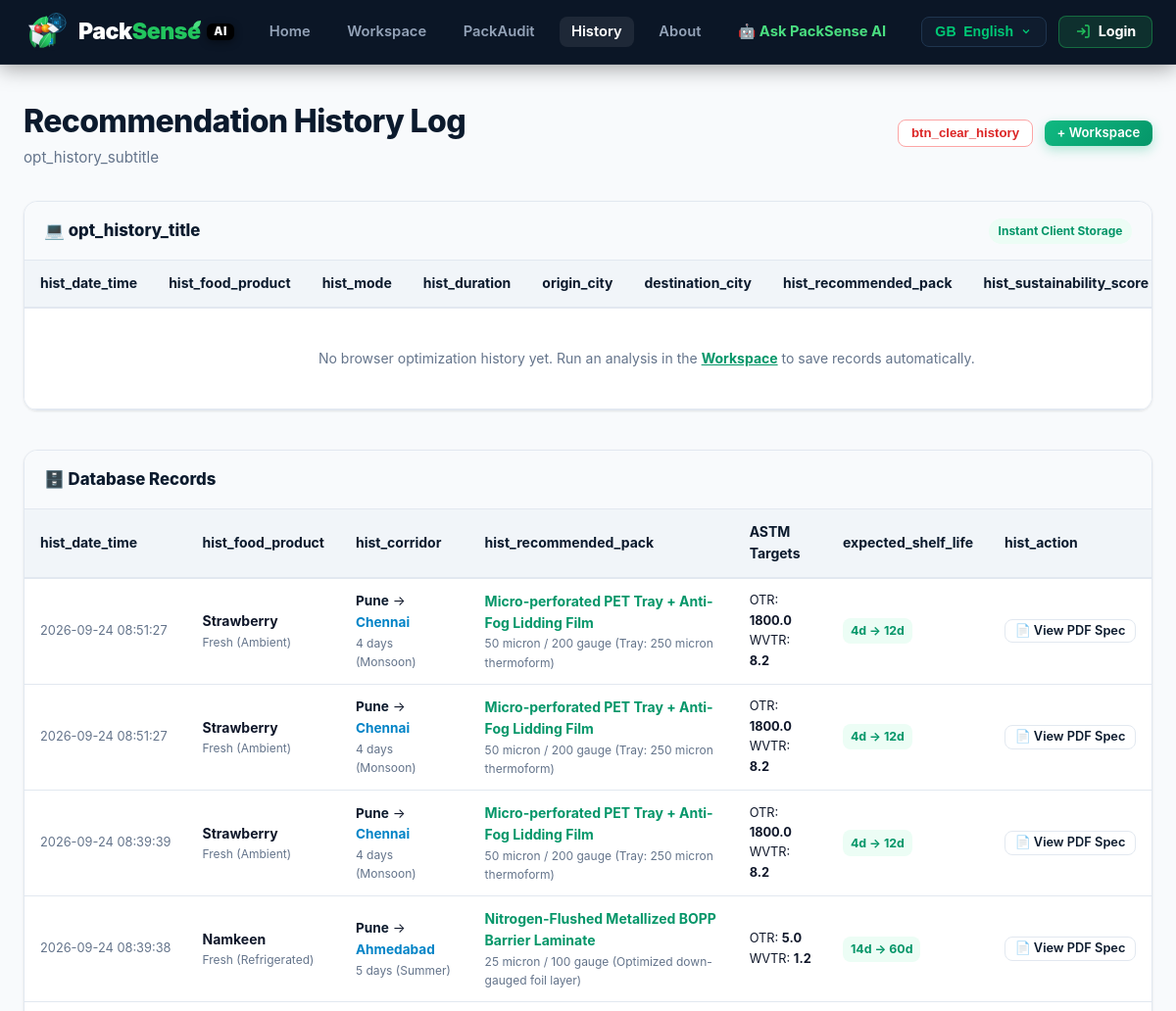
Page /history (upper part) on the earlier database version.
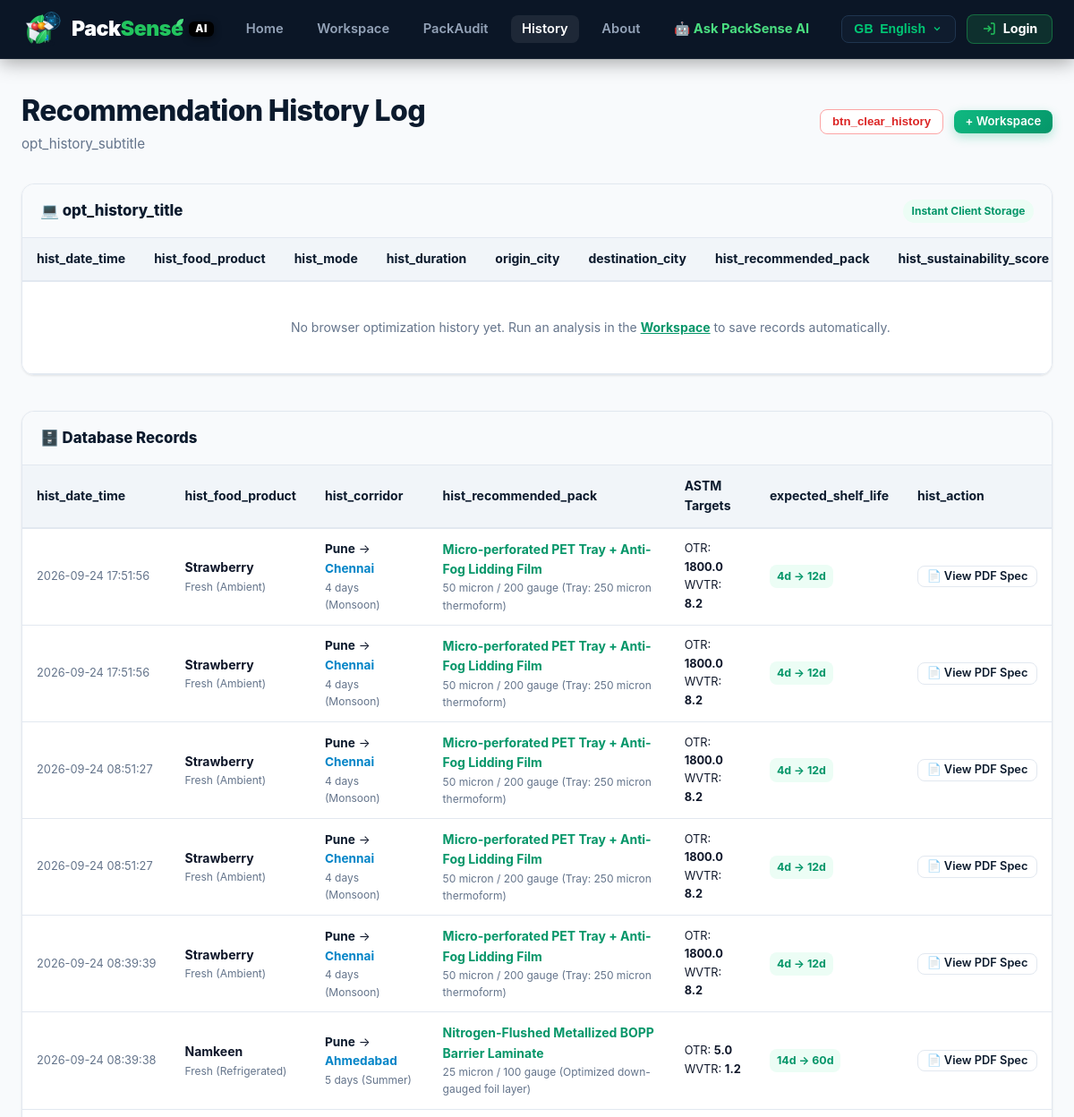
Same page on the later database version.
### tables this page shows
CREATE TABLE recommendations (
    id INTEGER PRIMARY KEY AUTOINCREMENT,
    analysis_id INTEGER NOT NULL UNIQUE,
    primary_material TEXT NOT NULL,
    material_configuration TEXT NOT NULL,
    optimized_gauge TEXT NOT NULL,
    packaging_type TEXT NOT NULL,
    otr_target REAL NOT NULL,
    wvtr_target REAL NOT NULL,
    map_o2 REAL NOT NULL,
    map_co2 REAL NOT NULL,
    map_n2 REAL NOT NULL,
    bio_alternative_1 TEXT,
    bio_alternative_2 TEXT,
    shelf_life_original INTEGER NOT NULL,
    shelf_life_extended INTEGER NOT NULL,
    shelf_life_extension_pct INTEGER NOT NULL,
    sustainability_score REAL NOT NULL,
    unit_cost_inr REAL NOT NULL,
    plastic_reduction_pct INTEGER NOT NULL,
    carbon_impact TEXT NOT NULL,
    climate_stress_score INTEGER NOT NULL,
    humidity_risk_score INTEGER NOT NULL,
    temperature_risk_score INTEGER NOT NULL,
    transit_risk_score INTEGER NOT NULL,
    smart_insight TEXT NOT NULL,
    created_at TIMESTAMP DEFAULT CURRENT_TIMESTAMP,
    FOREIGN KEY(analysis_id) REFERENCES analyses(id) ON DELETE CASCADE
);

CREATE TABLE analyses (
    id INTEGER PRIMARY KEY AUTOINCREMENT,
    user_id INTEGER,
    mode TEXT NOT NULL, -- farmer, industry
    food_name TEXT NOT NULL,
    condition TEXT NOT NULL,
    storage_duration INTEGER NOT NULL,
    storage_type TEXT NOT NULL, -- Ambient, Refrigerated, Cold Storage
    origin TEXT NOT NULL,
    destination TEXT NOT NULL,
    transport_mode TEXT NOT NULL,
    transit_days INTEGER NOT NULL,
    season TEXT NOT NULL,
    storage_temp REAL,
    relative_humidity REAL,
    -- Industry mode specific parameters
    initial_moisture REAL,
    free_fat REAL,
    target_gas TEXT,
    created_at TIMESTAMP DEFAULT CURRENT_TIMESTAMP,
    FOREIGN KEY(user_id) REFERENCES users(id) ON DELETE SET NULL
);

### app.py (the view)
@app.route("/history")
def history():
    conn = get_db_connection()
    user_id = session.get("user_id")
    if user_id:
        rows = conn.execute("""
            SELECT a.id, a.food_name, a.condition, a.storage_type, a.storage_duration,
                   a.origin, a.destination, a.transport_mode, a.transit_days, a.season, a.created_at,
                   r.primary_material, r.optimized_gauge, r.packaging_type, r.otr_target, r.wvtr_target,
                   r.shelf_life_original, r.shelf_life_extended, r.shelf_life_extension_pct,
                   r.sustainability_score, r.unit_cost_inr
            FROM analyses a
            JOIN recommendations r ON a.id = r.analysis_id
            WHERE a.user_id = ?
            ORDER BY a.id DESC
        """, (user_id,)).fetchall()
    else:
        rows = conn.execute("""
            SELECT a.id, a.food_name, a.condition, a.storage_type, a.storage_duration,
                   a.origin, a.destination, a.transport_mode, a.transit_days, a.season, a.created_at,
                   r.primary_material, r.optimized_gauge, r.packaging_type, r.otr_target, r.wvtr_target,
                   r.shelf_life_original, r.shelf_life_extended, r.shelf_life_extension_pct,
                   r.sustainability_score, r.unit_cost_inr
            FROM analyses a
            JOIN recommendations r ON a.id = r.analysis_id
            ORDER BY a.id DESC LIMIT 25
        """).fetchall()
    conn.close()
    analyses = [dict(r) for r in rows]
    return render_template("history.html", analyses=analyses)

### ai/knowledge_base.py (called while the page is built)
def get_db_connection():
    conn = sqlite3.connect(DB_PATH)
    conn.row_factory = sqlite3.Row
    return conn

### ai/translations.py (called while the page is built)
def get_translation(key, lang="en"):
    if not lang or lang not in TRANSLATIONS:
        lang = "en"
    lang_dict = TRANSLATIONS.get(lang, TRANSLATIONS["en"])
    return lang_dict.get(key, TRANSLATIONS["en"].get(key, key))

### app.py (called while the page is built, shortened)
def get_current_lang():
    param_lang = request.args.get("lang")
    if param_lang and param_lang in SUPPORTED_LANGUAGES:
        return param_lang
    if request.form:
        form_lang = request.form.get("lang")
        if form_lang and form_lang in SUPPORTED_LANGUAGES:
            return form_lang
    current = session.get("lang") or request.cookies.get("packsense_lang") or "en"
    return current if current in SUPPORTED_LANGUAGES else "en"

@app.context_processor
def inject_global_utilities():
    current_lang = get_current_lang()
    session["lang"] = current_lang
    def t(key):
        return get_translation(key, current_lang)
    user_id = session.get("user_id") or request.cookies.get("packsense_user_id")
    user = None
    operating_mode = session.get("operating_mode") or request.cookies.get("packsense_mode") or (user.get("mode") if user else "farmer") or "farmer"
    if user:
        user["mode"] = operating_mode
        user["role"] = operating_mode
    current_lang_info = SUPPORTED_LANGUAGES.get(current_lang, SUPPORTED_LANGUAGES["en"])
    return {
        "t": t,
        "current_user": user,
        "active_lang": current_lang,
        "current_lang_info": current_lang_info,
        "supported_languages": SUPPORTED_LANGUAGES,
        "operating_mode": operating_mode
    }

### templates/history.html (shortened to what this page needs)
{% extends "base.html" %}
{% block content %}
<div style="max-width: 1200px; margin: 2rem auto 4rem; padding: 0 1.5rem;">
  <div style="display: flex; justify-content: space-between; align-items: center; margin-bottom: 2rem; flex-wrap: wrap; gap: 1rem;">
    <div>
      <h1 style="font-size: 2rem; font-weight: 800; color: var(--deep-navy); letter-spacing: -0.02em;">
        {{ t('history_title') }}
      </h1>
      <p style="color: var(--text-muted); font-size: 0.95rem;">
        {{ t('opt_history_subtitle') }}
      </p>
    </div>
    <div style="display: flex; gap: 0.75rem; align-items: center;">
      <button type="button" class="btn btn-outline btn-sm" id="clearAllHistBtn" style="color: #dc2626; border-color: #fca5a5; font-weight: 700; transition: all 0.2s ease;" onclick="clearAllHistory(this)">
        {{ t('btn_clear_history') }}
      </button>
      <a href="{{ url_for('workspace', lang=active_lang) }}" class="btn btn-primary btn-sm">
        + {{ t('nav_workspace') }}
      </a>
    </div>
  </div>
  <div style="background: white; border: 1.5px solid var(--border-card); border-radius: var(--radius-md); box-shadow: var(--shadow-sm); overflow-x: auto; margin-bottom: 2.5rem;">
    <div style="padding: 1rem 1.25rem; border-bottom: 1px solid var(--border-card); background: #f8fafc; display: flex; justify-content: space-between; align-items: center;">
      <h3 style="font-size: 1.05rem; font-weight: 800; color: var(--deep-navy); margin: 0; display: flex; align-items: center; gap: 0.5rem;">
        💻 {{ t('opt_history_title') }}
      </h3>
      <span style="font-size: 0.75rem; background: #ecfdf5; color: #059669; font-weight: 700; padding: 0.2rem 0.6rem; border-radius: 999px;">
        Instant Client Storage
      </span>
    </div>
    <table class="comp-table" id="clientHistoryTable">
      <thead>
        <tr>
          <th>{{ t('hist_date_time') }}</th>
          <th>{{ t('hist_food_product') }}</th>
          <th>{{ t('hist_mode') }}</th>
          <th>{{ t('hist_duration') }}</th>
          <th>{{ t('origin_city') }}</th>
          <th>{{ t('destination_city') }}</th>
          <th>{{ t('hist_recommended_pack') }}</th>
          <th>{{ t('hist_sustainability_score') }}</th>
        </tr>
      </thead>
      <tbody id="clientHistoryTbody">
      </tbody>
    </table>
  </div>
  {% if analyses %}
  <div style="background: white; border: 1px solid var(--border-card); border-radius: var(--radius-md); box-shadow: var(--shadow-sm); overflow-x: auto;">
    <div style="padding: 1rem 1.25rem; border-bottom: 1px solid var(--border-card); background: #f8fafc;">
      <h3 style="font-size: 1.05rem; font-weight: 800; color: var(--deep-navy); margin: 0;">
        🗄️ Database Records
      </h3>
    </div>
    <table class="comp-table">
      <thead>
        <tr>
          <th>{{ t('hist_date_time') }}</th>
          <th>{{ t('hist_food_product') }}</th>
          <th>{{ t('hist_corridor') }}</th>
          <th>{{ t('hist_recommended_pack') }}</th>
          <th>ASTM Targets</th>
          <th>{{ t('expected_shelf_life') }}</th>
          <th>{{ t('hist_action') }}</th>
        </tr>
      </thead>
      <tbody>
        {% for a in analyses %}
          <tr>
            <td style="font-size: 0.8rem; color: var(--text-muted); white-space: nowrap;">
              {{ a.created_at }}
            </td>
            <td>
              <strong>{{ a.food_name }}</strong>
              <span style="font-size: 0.75rem; color: var(--text-muted); display: block;">{{ a.condition }} ({{ a.storage_type }})</span>
            </td>
            <td style="font-size: 0.85rem;">
              <span style="font-weight: 700; color: var(--deep-navy);">{{ a.origin }}</span> → <span style="font-weight: 700; color: #0284c7;">{{ a.destination }}</span>
              <span style="font-size: 0.75rem; color: var(--text-muted); display: block;">{{ a.transit_days }} {{ t('days') }} ({{ a.season }})</span>
            </td>
            <td>
              <span style="font-weight: 700; color: var(--primary-green-dark);">{{ a.primary_material }}</span>
              <span style="font-size: 0.75rem; color: var(--text-muted); display: block;">{{ a.optimized_gauge }}</span>
            </td>
            <td style="font-size: 0.8rem;">
              <div>OTR: <strong>{{ a.otr_target }}</strong></div>
              <div>WVTR: <strong>{{ a.wvtr_target }}</strong></div>
            </td>
            <td>
              <span class="badge-gain">{{ a.shelf_life_original }}d → {{ a.shelf_life_extended }}d</span>
            </td>
            <td style="white-space: nowrap;">
              <div style="display: flex; gap: 0.4rem; align-items: center;">
                <a href="{{ url_for('view_recommendation', analysis_id=a.id, lang=active_lang) }}" class="btn btn-outline btn-sm" style="padding: 0.3rem 0.6rem; font-size: 0.8rem;">
                  📄 View PDF Spec
                </a>
              </div>
            </td>
          </tr>
        {% endfor %}
      </tbody>
    </table>
  </div>
  {% endif %}
</div>
{% endblock %}

### templates/base.html (shortened to what this page needs)
<!DOCTYPE html>
<html lang="{{ session.get('lang', 'en') }}">
<head>
  <link rel="stylesheet" href="{{ url_for('static', filename='css/style.css') }}">
  <link rel="stylesheet" href="/packsense-chatbot/chatbot.css">
</head>
<body>
  <nav class="navbar" id="mainNavbar">
    <div class="nav-container">
      <a href="{{ url_for('index', lang=active_lang) }}" class="brand-wrapper" id="brandLink" title="PackSense AI">
        <img src="{{ url_for('static', filename='img/packsense_icon.svg') }}" alt="PackSense AI Logo" width="44" height="44" style="display: block; width: 44px; height: 44px; flex-shrink: 0;">
        <div class="brand-name">
          <span class="brand-pack">Pack</span><span class="brand-sense">Sens<span style="position: relative; display: inline-block;">e<svg width="10" height="10" viewBox="0 0 10 10" style="position: absolute; top: -1px; right: -1px;"><path d="M1 9 C1 4 4 1 9 1 C9 6 6 9 1 9 Z" fill="#4ade80"/></svg></span></span>
          <span class="brand-ai-badge">AI</span>
        </div>
      </a>
      <ul class="nav-links">
        <li><a href="{{ url_for('index', lang=active_lang) }}" class="nav-link {% if request.endpoint == 'index' %}active{% endif %}">{{ t('nav_home') }}</a></li>
        <li><a href="{{ url_for('workspace', lang=active_lang) }}" class="nav-link {% if request.endpoint == 'workspace' %}active{% endif %}">{{ t('nav_workspace') }}</a></li>
        <li><a href="{{ url_for('packaudit', lang=active_lang) }}" class="nav-link {% if request.endpoint == 'packaudit' %}active{% endif %}">{{ t('nav_packaudit') }}</a></li>
        <li><a href="{{ url_for('history', lang=active_lang) }}" class="nav-link {% if request.endpoint == 'history' %}active{% endif %}">{{ t('nav_history') }}</a></li>
        <li><a href="{{ url_for('about', lang=active_lang) }}" class="nav-link {% if request.endpoint == 'about' %}active{% endif %}">{{ t('nav_about') }}</a></li>
        <li><a href="{{ url_for('chatbot', lang=active_lang) }}" class="nav-link {% if request.endpoint == 'chatbot' %}active{% endif %}" style="color: #4ade80; font-weight: 700;">🤖 Ask PackSense AI</a></li>
      </ul>
      <div class="nav-right-actions">
        <div class="lang-dropdown-wrapper" id="langDropdownWrapper">
          <button type="button" class="headline-lang-btn" id="langDropdownToggle" onclick="toggleHeadlineLang(event)" title="{{ t('language_select') }}">
            <span class="lang-code">{{ current_lang_info.country if current_lang_info else 'GB' }}</span>
            <span class="lang-name">{{ current_lang_info.native if current_lang_info else 'English' }}</span>
            <svg class="dropdown-chevron" width="12" height="12" viewBox="0 0 24 24" fill="none" stroke="currentColor" stroke-width="2.5">
              <polyline points="6 9 12 15 18 9"></polyline>
            </svg>
          </button>
        </div>
        {% if current_user and current_user.id %}
        <a href="{{ url_for('profile', lang=active_lang) }}" class="headline-user-pill" id="headlineUserPill" title="View Profile: {{ current_user.name }}">
          <svg class="user-pill-icon" width="16" height="16" viewBox="0 0 24 24" fill="none" stroke="currentColor" stroke-width="2.2">
            <path d="M19 21v-2a4 4 0 0 0-4-4H9a4 4 0 0 0-4 4v2"></path>
            <circle cx="12" cy="7" r="4"></circle>
          </svg>
          <span class="user-pill-name">{{ (current_user.name.split(' ')[0] if current_user and current_user.name else 'User') }}</span>
        </a>
        <a href="{{ url_for('logout', lang=active_lang) }}" class="headline-logout-btn" id="headlineLogoutBtn" title="{{ t('nav_logout') }}" onclick="handleLogout(event)">
          <svg width="18" height="18" viewBox="0 0 24 24" fill="none" stroke="currentColor" stroke-width="2">
            <path d="M9 21H5a2 2 0 0 1-2-2V5a2 2 0 0 1 2-2h4"></path>
            <polyline points="16 17 21 12 16 7"></polyline>
            <line x1="21" y1="12" x2="9" y2="12"></line>
          </svg>
        </a>
        {% else %}
        <a href="{{ url_for('login', lang=active_lang) }}" class="headline-user-pill" id="headlineLoginBtn" style="background: rgba(34, 197, 94, 0.15); border: 1px solid rgba(34, 197, 94, 0.4); color: #ffffff;" title="{{ t('nav_login') }}">
          <svg width="16" height="16" viewBox="0 0 24 24" fill="none" stroke="#22c55e" stroke-width="2.2">
            <path d="M15 3h4a2 2 0 0 1 2 2v14a2 2 0 0 1-2 2h-4"></path>
            <polyline points="10 17 15 12 10 7"></polyline>
            <line x1="15" y1="12" x2="3" y2="12"></line>
          </svg>
          <span class="user-pill-name" style="color: #ffffff; font-weight: 700;">{{ t('nav_login') }}</span>
        </a>
        {% endif %}
      </div>
    </div>
  </nav>
  <main style="flex: 1;">
    {% block content %}{% endblock %}
  </main>
</body>
</html>

### packsense-chatbot/chatbot.css (style rules this page uses)
:root { --chat-primary: #10b981; --chat-primary-dark: #059669; --chat-primary-light: #ecfdf5; --chat-accent: #0284c7; --chat-accent-dark: #0369a1; --chat-accent-light: #e0f2fe; --chat-navy: #0b1626; --chat-navy-card: #112843; --chat-border: #e2e8f0; --chat-text: #0f172a; --chat-text-muted: #64748b; --chat-bg: #f8fafc; --chat-radius: 16px; --chat-shadow: 0 10px 30px rgba(0, 0, 0, 0.08); }

Differences in the rows shown:
added recommendations: created_at "2026-09-24 17:51:56", food_name "Strawberry", condition "Fresh", storage_type "Ambient", origin "Pune", destination "Chennai", transit_days "4", t "days", season "Monsoon", primary_material "Micro-perforated PET Tray + Anti-Fog Lidding Film", optimized_gauge "50 micron / 200 gauge (Tray: 250 micron thermoform)", otr_target "1800.0", wvtr_target "8.2", shelf_life_original "4", shelf_life_extended "12"
added recommendations: created_at "2026-09-24 17:51:56", food_name "Strawberry", condition "Fresh", storage_type "Ambient", origin "Pune", destination "Chennai", transit_days "4", t "days", season "Monsoon", primary_material "Micro-perforated PET Tray + Anti-Fog Lidding Film", optimized_gauge "50 micron / 200 gauge (Tray: 250 micron thermoform)", otr_target "1800.0", wvtr_target "8.2", shelf_life_original "4", shelf_life_extended "12"
